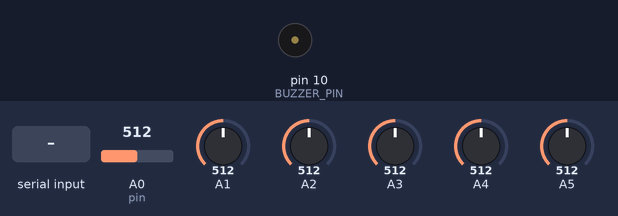
A sketch run on a simulated Arduino Uno, built with avr-gcc and run on an emulated ATmega328P. Shown: buzzer (waves = sounding). Inputs (shaded band) come from the test bench; at power-on: A0 (pin) = 512, A1 = 512, A2 = 512, A3 = 512, A4 = 512, A5 = 512. Storage starts empty; what the sketch prints to the serial monitor is not drawn.

Above: at 2.2 s.
2.3 s: "1\n" received over Serial
At 2.92 s:
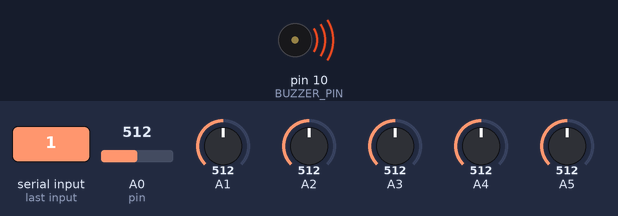
6.8 s: "1\n" received over the second serial link
At 9.1 s:
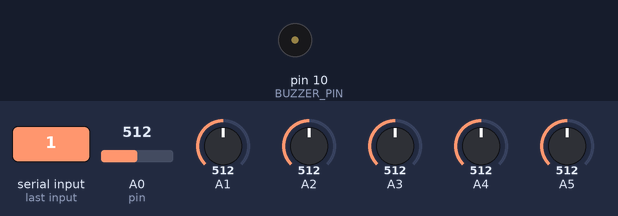
9.8 s: A0 (pin) set to 573
11.3 s: A0 (pin) set to 595
At 12.5 s:
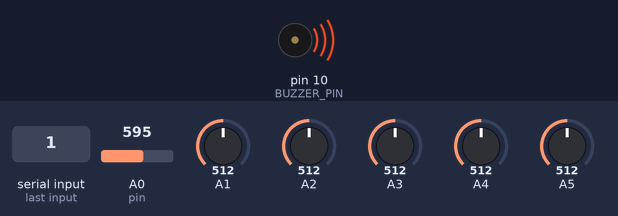
12.8 s: A0 (pin) set to 306
At 13.8 s:
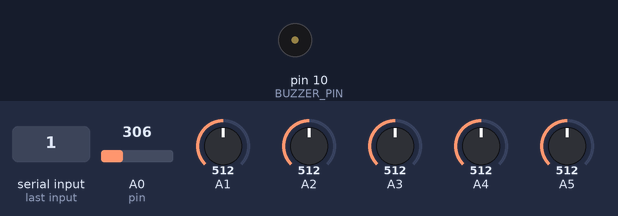
Timing chart, 0 to 15.4 s (numbered marks = the images above; inputs shaded):
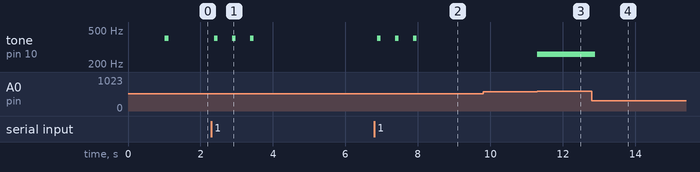

The sketch:

light_piano.ino
```cpp
#include <SPI.h>
#include <SoftwareSerial.h>
#include <SD.h>
#define BUZZER_PIN 10

SoftwareSerial espSerial(2, 3);

// PIANO Stuff
#define SENSOR_COUNT 6
#define THRESHOLD_VALUE 70

struct photo_sensor {
  int pin;
  int cal_value;
  int freq;
};

photo_sensor sensors[SENSOR_COUNT];

// SD Stuff
#define SD_CS_PIN 5

void debug_buzzing(int count) {
  for (int i = 0; i < count; i++) {
    tone(BUZZER_PIN, 400, 100);
    delay(500);
  }
}

void init_piano() {
  sensors[0].pin = A0;
  sensors[1].pin = A1;
  sensors[2].pin = A2;
  sensors[3].pin = A3;
  sensors[4].pin = A4;
  sensors[5].pin = A5;

  sensors[0].freq = 261;
  sensors[1].freq = 293;
  sensors[2].freq = 329;
  sensors[3].freq = 349;
  sensors[4].freq = 392;
  sensors[5].freq = 440;

  pinMode(BUZZER_PIN, OUTPUT);
  for (int i = 0; i < SENSOR_COUNT; i++) {
    pinMode(sensors[i].pin, INPUT);
    sensors[i].cal_value = analogRead(sensors[i].pin);
  }

}

int init_sd() {
  if (!SD.begin(SD_CS_PIN)) {
    debug_buzzing(2);
    Serial.println("Error while opening SD card");
    return 1;
  }
  return 0;
}

void handle_piano() {
  int max_deviation = -1;
  int index = -1;

  for (int i = 0; i < SENSOR_COUNT; i++) {
    int current_value = analogRead(sensors[i].pin);
    int deviation = current_value - sensors[i].cal_value;
    if (deviation > max_deviation) {
      max_deviation = deviation;
      index = i;
    }
  }

  if (max_deviation > THRESHOLD_VALUE) {
    tone(BUZZER_PIN, sensors[index].freq, 100);
  }
}

void play_file(char filename[], int retries) {
  File f = SD.open(filename);
  int filesize = f.size();
  int index = 0;

  if (f) {
    Serial.print("Playing file: ");
    Serial.println(filename);
    for(int i = 0; i < strlen(filename); i++) {
      Serial.println((int) filename[i]);
    }
    int notes = index / 2;
    int tempo = 100;
    int wholenote = (60000 * 4) / tempo;
    int divider = 0, noteDuration = 0;
    while (f.available()) {
      int b0 = f.read();
      int b1 = f.read();
      int b2 = f.read();
      int b3 = f.read();

      int note = (b3 << 24) | (b2 << 16) | (b1 << 8) | b0;

      b0 = f.read();
      b1 = f.read();
      b2 = f.read();
      b3 = f.read();

      int duration = (b3 << 24) | (b2 << 16) | (b1 << 8) | b0;

      divider = duration;
      if (divider > 0) {
        // regular note, just proceed
        noteDuration = (wholenote) / divider;
      } else if (divider < 0) {
        // dotted notes are represented with negative durations!!
        noteDuration = (wholenote) / abs(divider);
        noteDuration *= 1.5; // increases the duration in half for dotted notes
      }

      // we only play the note for 90% of the duration, leaving 10% as a pause
      tone(BUZZER_PIN, note, noteDuration * 0.9);

      // Wait for the specief duration before playing the next note.
      delay(noteDuration);

      // stop the waveform generation before the next note.
      noTone(BUZZER_PIN);
    }
    f.close();
  } else {
    Serial.println("Error while opening file");
    if (retries >= 0) play_file(filename, retries - 1);
    else {
      if (strcmp(filename, "dummy.txt")) {
        debug_buzzing(3);
      }
    }
  }
}

void print_all_files() {
  File dir = SD.open("/");
  while (true) {
    File entry =  dir.openNextFile();
    if (! entry) {
      // no more files
      break;
    }
    Serial.println(entry.name());
    espSerial.println(entry.name());
    entry.close();
  }
  dir.close();
}

void setup()
{
  Serial.begin(9600);
  espSerial.begin(9600);
  init_piano();
  int sd_ret = init_sd();
  delay(1000);
  if (sd_ret == 0) {
    tone(BUZZER_PIN, 400, 100);
    print_all_files();
  }

}

void loop()
{
  handle_piano();
  if(Serial.available()) { // Debug stuff
    int r = Serial.read();
    if (r == '1') {
      play_file("starwars.bin", 3);
    } else if (r == '2') {
      print_all_files();
    }
  }

  if(espSerial.available()) {
    char filename[15];
    espSerial.readBytesUntil('\n', filename, 15);

    for(int i = 0; i < strlen(filename); i++) {
      if (filename[i] >= 'A' && filename[i] <= 'Z') filename[i] = tolower(filename[i]);
      else if (filename[i] == '\n' || filename[i] == 13) filename[i] = '\0';
    }
    Serial.println(filename);
    play_file(filename, 3);
  }
}
```

Measured:
- the behaviour switches between 582 and 583 on A0 (pin) (found by bisection; images 2 and 3)
- after the input at 2.3 s, tone on pin 10 (BUZZER_PIN): alternates 400 Hz for 0.10 s and silent for 0.40 s, 6 changes in all, then stays silent, starting after 0.07 s
- after the input at 6.8 s, tone on pin 10 (BUZZER_PIN): alternates 400 Hz for 0.10 s and silent for 0.40 s, 6 changes in all, then stays silent, starting after 0.07 s
- after the input at 9.8 s, every drawn part: stays the same
- after the input at 11.3 s, tone on pin 10 (BUZZER_PIN): silent → 261 Hz at once
- after the input at 12.8 s, tone on pin 10 (BUZZER_PIN): 261 Hz → silent after 0.10 s
